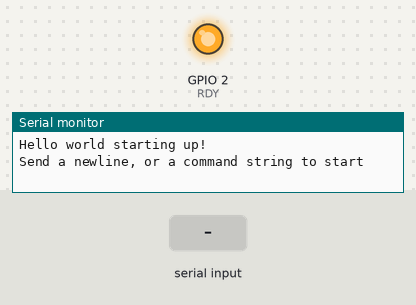
Simulated run of this sketch. Board: ESP8266 (NodeMCU). On the bench: output pins drawn as LEDs (lit = HIGH), the last lines printed to the serial monitor. The test bench sets the inputs (shaded band). WiFi joins after 1.5 s; servers stay silent unless stated; no MQTT or app messages arrive unless stated.

Above: at 3.3 s.
3.4 s: "90,45,200\n" received over Serial
At 6.9 s:
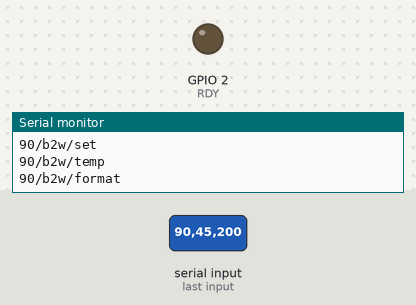
Timing chart, 0 to 8.4 s (numbered marks = the images above; inputs shaded):
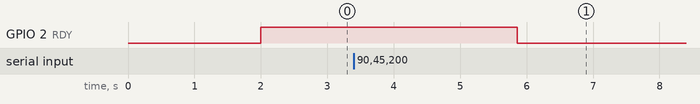

The sketch:

src_ESP.ino
```cpp
// -----------------------------------------------------------------------------
//
// This code runs on the 8266 and is used to communicate to an MQTT broker. It is
// an mashup of various 8266-MQTT client routines found on the web.
//
//  This code provide the communications between the TM4C and a Web Application
//  that controls the Lab 4 clock
//
// Author:    Mark McDermott
// Rev 7:     1/24/24
//
// ----------------------------------------------------------------
// ----------------    DEFINES   ----------------------------------
//
//
#define     DEBUG1                  // First level of Debug
#define     DEBUG2                  // Second level of Debug
//#define     DEBUG3                  // Third level of Debug

#define       RDY 2

#define BLYNK_TEMPLATE_ID ""
#define BLYNK_TEMPLATE_NAME ""


// ----------------------------------------------------------------
// ---------------   INCLUDES    ----------------------------------
//

// For use with ESP8266
#include <ESP8266WiFi.h>            // WiFi drivers
#include <BlynkSimpleEsp8266.h>     // Blynk timer -- best timer for this appllication

// For use with ESP32
// #include <WiFi.h>
// #include <Blynk.h>

#include <PubSubClient.h>           // MQTT drivers

#include <stdio.h>
#include <string.h>

// ----------------------------------------------------------------
// ----------------  VARIABLES    ---------------------------------
//
char  eid[20]           = "bmg3364_rxw62";        // TODO: Update this with you EID
char  ssid[64]          = "RolandPhone";       // TODO: Update this with your WIFI SSID
char  password[64]      = "chudmoment";   // TODO: Update this with your WIFI Password

// TODO: add more of these depending on your specifications
char  clk_mode[5]       = "";
char  hour[5]           = "";
char  minute[5]         = "";
char  second[5]         = "";
char  setting_val[5]    = "";
char  temp_val[10]      = "";
char  format_val[5] = "";

char  cmd[20];
#define SER_BUF_LEN 256
char  ser_buf[SER_BUF_LEN];


// ----------------------------------------------------------------
// -------------     UT Server MQTT Broker    ---------------------
//
const char *mqtt_username       = "";     // Not needed for this appication
const char *mqtt_password       = "";
char        mqtt_broker[20]     = "broker.emqx.io";     // TODO: Replace if required
char        port[5]             = "1883";               // TODO: Replace if required
int         mqtt_port;

// ----------------------------------------------------------------
// --------------     Publish topics     --------------------------
//
// TODO: Update more of these depending on your specifications
const char  *pub_mode           = "/b2w/mode";
const char  *pub_hour           = "/b2w/hour";
const char  *pub_min            = "/b2w/min";
const char  *pub_sec            = "/b2w/sec";
const char  *pub_msg            = "/b2w/msg";           // Debug only
const char *pub_set             = "/b2w/set";
const char *pub_temp            = "/b2w/temp";
const char *pub_fmt             = "/b2w/format";

// ----------------------------------------------------------------
// --------------     Subscribe topics     ------------------------
//
char  topic_w2b[20]             = "/w2b";
char  topic_subscribe[64];
char  topic_publish[64];


// ----------------------------------------------------------------
//  -------     Start services     --------------------------------
// ----------------------------------------------------------------

WiFiClient          espClient;
PubSubClient client(espClient);
BlynkTimer          timer;                // We will use the Blynk timer for scheduling serial port reads

// ----------------------------------------------------------------
//  -------     Define Safer tokenizer     ------------------------
// ----------------------------------------------------------------

//Similar to strcpy(dest, strtok(src, delim)); except without hard faults
int get_next_token(char *dest, char *src, const char *delim){
  static char* last_src;

  //Continue with old token string, if a new one is not provided.
  if(src != NULL) last_src = src;

  //Check for failure conditions
  if((dest == NULL) || (last_src == NULL)) return 1;  //Return failure if either of the source pointers are NULL
  if(last_src[0] == 0x00) return 1;                 //Return failure if the src string is empty

  //Attempt to copy the string by character
  while(true){
    if( last_src[0] == 0x00 ){
      break;                                        //String was 'split' due to the string ending
    } else if( strchr(delim, last_src[0]) == NULL ){

      dest[0] = last_src[0];                        //If a delimiter character is not in this position, copy the char
      dest++;
      last_src++;
    } else {
      dest[0] = 0x00;
      last_src[0] = 0x00;
      last_src++;                                  //Increment the position so in the next call, we are in valid spot.
      break;
    }
  }

  return 0; //Success!
}


// ----------------------------------------------------------------------------
// This routine sets up Wifi. First step is receive the SSID, Password and
// student EID code using CSV format. Second step is to parse it and try
// to connect to the WiFi hotspot. Once the WiFI connection is established
// we then connect to the MQTT broker
//

void Setup_Wifi(void) {

  //Create a buffer to handle commands sent via UART to the ESP during setup.
  static int bufpos = 0;                // starts the buffer back at the first position in the incoming serial.read

  // Set WiFi to station mode and disconnect from an AP if it was previously connected
  WiFi.mode(WIFI_STA);
  WiFi.disconnect();                    // Disconnect the Wifi before re-enabling it

  // Wait for system to stabilize
  delay(1000);
  Serial.print("\nSend a newline, or a command string to start\n");
  Serial.flush();                       // Ensure no old data is left in the buffer before signaling RDY

  //Indicate to the connected device that the ESP is ready to recive a command
  digitalWrite(RDY, HIGH);              // Set RDY to TM4C
  delay (500);                          // Wait before checking if serial data is being sent

  //Wait until at least one byte of data is recevied via UART, then record data to the
  //bufffer until a new line character ('\n') is recevied.
  while ((Serial.available() == 0)) {}
  while (Serial.available() > 0)   {
      char inchar = Serial.read();  // assigns one byte (as serial.read()'s only input one byte at a time
      if (inchar != '\n') {         // if the incoming character is not a newline then process byte
        ser_buf[bufpos] = inchar;   // the buffer position in the array get assigned to the current read
        bufpos++;                   // once that has happend the buffer advances, doing this over and over again until the end of package marker is read.
        delay(10);
      }
  }

  // If any non-newline characters were sent, interprete it as a comma seperated
  // set of values to overwrite the default eid, ssid, password, mqtt broker, and port
  if (bufpos  > 0) {
    char pf = 0; //Parse Failed
    pf |= get_next_token(eid,          ser_buf, ",");
    pf |= get_next_token(ssid,         NULL,    ",");
    pf |= get_next_token(password,     NULL,    ",");
    pf |= get_next_token(mqtt_broker,  NULL,    ",");
    pf |= get_next_token(port,         NULL,    ",");

    for (int i = 0; i < SER_BUF_LEN; i++)  (ser_buf[i]) = 0;
    bufpos = 0;     // Reset buffer pointer

    #ifdef DEBUG2
      Serial.println();
      Serial.println(ssid);
      Serial.println(password);
      if(pf)
        Serial.print("\nFailed to parse one or more input strings!\n");
    #endif
  }
  mqtt_port = atoi(port);

  // connect to a WiFi network
  WiFi.begin(ssid, password);

  #ifdef DEBUG1
    Serial.print("\nConnecting to WiFi..");
  #endif

  while (WiFi.status() != WL_CONNECTED) {
      delay(1000);
      Serial.print(".");                 // Feedback that we are still connecting
  }

  #ifdef DEBUG1
    Serial.println("\nConnected to the WiFi network");
    Serial.println();
    Serial.print("ESP Board MAC Address:  ");
    Serial.println(WiFi.macAddress());
  #endif

  Serial.flush();

}   //  END OF WiFi Setup


// ----------------------------------------------------------------
// -----------------   MAIN SETUP  --------------------------------
// ----------------------------------------------------------------

void setup() {

  //Setup UART
  Serial.begin(9600);                       // Set baud rate to 9600;
  Serial.flush();                           // Flush the serial port buffer
  delay(1000);
  Serial.println("Hello world starting up!");

  //Setup GPIO
  pinMode(0, INPUT);                        // Set GPIO_0 to an input
  pinMode(2, OUTPUT);                       // Set GPIO_2 to an output - RDY signal to the TM4C
  digitalWrite(RDY, LOW);                   // Set the RDY pin LOW

  //Setup Wifi & MQTT
  Setup_Wifi();                             // This routine reads in the  EID, SSID, Password
  delay(100);                               // Wait before using WIFI
  client.setServer(mqtt_broker, mqtt_port);
  client.setCallback(callback);

  // ---   Connect to a mqtt broker    ---

  while (!client.connected()) {

      //Create a 'unique' ID so that you are able to connect
      String client_id = "ee445l-mqtt-";
      client_id += eid;

      #ifdef DEBUG1
        Serial.print("The client is connecting to the mqtt broker at ");
        Serial.print(mqtt_broker);
        Serial.print(":");
        Serial.print(mqtt_port);
        Serial.print(" using client ID:  ");
        Serial.println(client_id.c_str());
        Serial.flush();
      #endif

      if (client.connect(client_id.c_str(), mqtt_username, mqtt_password)) {
          Serial.println("EE445L MQTT broker connected");
          Serial.flush();
      } else {
          Serial.print("Connection failed with state = ");
          Serial.print(client.state());
          Serial.flush();
      }
  }
  // MQTT publish and subscribe
  snprintf(topic_subscribe, sizeof(topic_subscribe), "%s%s", eid, topic_w2b);   // Prepend EID to top

  if (client.subscribe(topic_subscribe)){
    Serial.print("Subscribed to: ");
    Serial.println(topic_subscribe);
    #ifdef DEBUG2
      Serial.print("EID: ");
      Serial.println(eid);
      Serial.flush();
    #endif
    Serial.flush();
  } else {
    Serial.print("Subscribe failed with state = ");
    Serial.print(client.state());
    Serial.flush();
  }                 // Subscribe to the Web based controller


  #ifdef DEBUG1
    Serial.println("Publishing to the following topics");
    snprintf(topic_publish, sizeof(topic_publish), "%s%s", eid, pub_mode); Serial.println(topic_publish);
    snprintf(topic_publish, sizeof(topic_publish), "%s%s", eid, pub_hour); Serial.println(topic_publish);
    snprintf(topic_publish, sizeof(topic_publish), "%s%s", eid, pub_min);  Serial.println(topic_publish);
    snprintf(topic_publish, sizeof(topic_publish), "%s%s", eid, pub_sec);  Serial.println(topic_publish);
    snprintf(topic_publish, sizeof(topic_publish), "%s%s", eid, pub_set);  Serial.println(topic_publish);
    snprintf(topic_publish, sizeof(topic_publish), "%s%s", eid, pub_temp); Serial.println(topic_publish);
    snprintf(topic_publish, sizeof(topic_publish), "%s%s", eid, pub_fmt);  Serial.println(topic_publish);

    Serial.flush();
  #endif

  timer.setInterval(100L, tm4c2mqtt);             // Run the TM4C to MQTT interface every 100ms
  digitalWrite(RDY, LOW);                         // Set the RDY pin LOW
}


// -----------------------------------------------------------------------------------
// ---  This is the callback when messages are received from the Web Contoller  -----
// -----------------------------------------------------------------------------------

void callback(char *topic_subscribe, byte *payload, unsigned int length) {

  payload[length] = '\0';

//  #ifdef DEBUG4
//    Serial.println("-----------------------");
//    Serial.print("Message arrived in topic:  ");
//    Serial.println(topic_subscribe);
//    Serial.print("Message (char):  ");
//    for (int i = 0; i < length; i++){
//      Serial.print((char) payload[i]);
//    }
//    Serial.println();
//    Serial.flush();
//  #endif

  // Retreive W2B command from received data
  if (length  > 0) {
    strcpy(cmd,    strtok((char *)payload, ""));
    Serial.println(cmd);                  // Send the command to the TM4C
    Serial.flush();                       // Ensure the serial buffer is emptied

    // #ifdef DEBUG4
    // Serial.print("W2B Command:  ");
    // Serial.println(cmd);
    // Serial.println("-----------------------");
    // #endif
  }
}


// ------------------------------------------------------------------------
//  This routine sends Lab 4E data to the Web page
//
void tm4c2mqtt(void) {

  static int bufpos = 0;              // starts the buffer back at the first position in the incoming serial.read

  while (Serial.available() > 0)      // Wait for date from the TM4C
  {
    char inchar = Serial.read();      // Assigns one byte (as serial.read()'s only input one byte at a time

    if (inchar != '\n') {             // if the incoming character is not a newline then process byte the buffer position
      ser_buf[bufpos] = inchar;       // in the array get assigned to the current read once that has happend the buffer advances,
      bufpos++;                       //  doing this over and over again until the end of package marker is read.

    } else if (inchar == '\n') {
       if (bufpos  > 0) {

        char pf = 0; //Parse Failed
        pf |= get_next_token(hour, ser_buf, ",");
        pf |= get_next_token(minute,     NULL,    ",");
        pf |= get_next_token(second,   NULL,    ",");
        pf |= get_next_token(clk_mode,   NULL,    ",");
        pf |= get_next_token(setting_val,   NULL,    ",");
        pf |= get_next_token(temp_val,   NULL,    ",");
        pf |= get_next_token(format_val, NULL,    ",");

        #ifdef DEBUG2
          if(pf)
            Serial.print("\nFailed to parse one or more input strings!\n");
        #endif

        snprintf(topic_publish, sizeof(topic_publish), "%s%s", eid, pub_hour);
        client.publish(topic_publish,  hour,     1);

        snprintf(topic_publish, sizeof(topic_publish), "%s%s", eid, pub_min);
        client.publish(topic_publish,   minute,  1);

        snprintf(topic_publish, sizeof(topic_publish), "%s%s", eid, pub_sec);
        client.publish(topic_publish,   second,  1);

        snprintf(topic_publish, sizeof(topic_publish), "%s%s", eid, pub_mode);
        client.publish(topic_publish,   clk_mode,    1);

        snprintf(topic_publish, sizeof(topic_publish), "%s%s",  eid, pub_set);
        client.publish(topic_publish, setting_val,1);

        snprintf(topic_publish, sizeof(topic_publish), "%s%s", eid, pub_temp);
        client.publish(topic_publish, temp_val,1);

        snprintf(topic_publish, sizeof(topic_publish), "%s%s", eid, pub_fmt);
        client.publish(topic_publish, format_val,1);
      }

      for (int i = 0; i < SER_BUF_LEN; i++)  (ser_buf[i]) = 0;
      bufpos = 0;     // Reset buffer pointer
      clk_mode[0] = 0x00; //Clear string after use
      hour[0] = 0x00;
      minute[0] = 0x00;
      second[0] = 0x00;
    }

  }
}

void loop() {
  timer.run();
  client.loop();

}
```

Measured:
- after the input at 3.4 s, GPIO 2 (RDY): HIGH → LOW after 2.5 s
